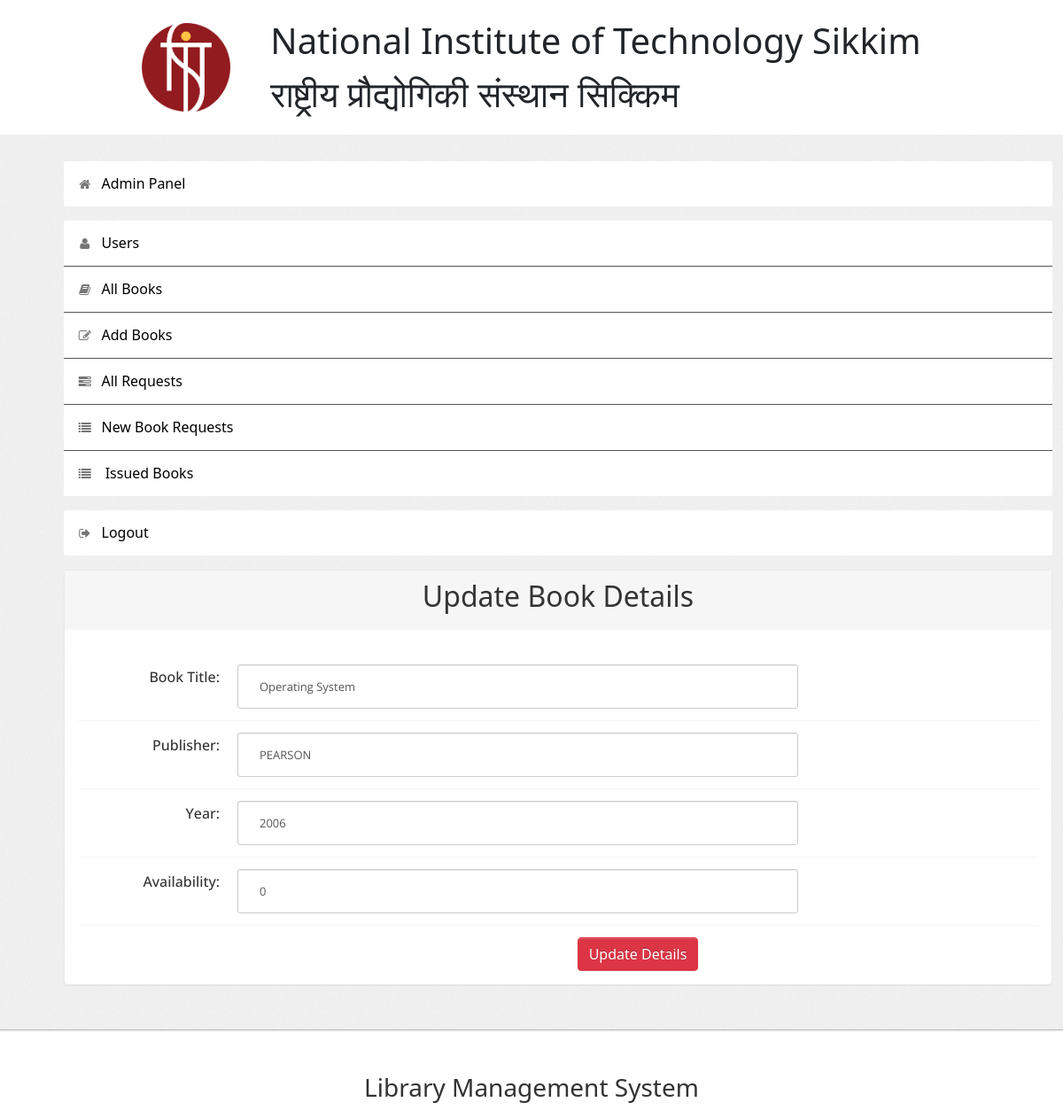
Screenshot of /admin/edit_book_details.php?id=1 (signed in) with the database file from the repository.
### tables this page shows
CREATE TABLE `book` (
  `BookId` int(10) NOT NULL,
  `Title` varchar(50) DEFAULT NULL,
  `Authors` varchar(200) NOT NULL,
  `Publisher` varchar(100) DEFAULT NULL,
  `Year` varchar(50) DEFAULT NULL,
  `Availability` int(5) DEFAULT NULL
);

### admin/edit_book_details.php (the view, shortened to what this page needs)
<?php
require('dbconn.php');
?>
<?php
if ($_SESSION['RollNo']) {
    ?>
<!DOCTYPE html>
<html lang="en">
    <head>
        <link type="text/css" href="bootstrap/css/bootstrap.min.css" rel="stylesheet">
        <link type="text/css" href="bootstrap/css/bootstrap-responsive.min.css" rel="stylesheet">
        <link type="text/css" href="css/theme.css" rel="stylesheet">
        <link type="text/css" href="images/icons/css/font-awesome.css" rel="stylesheet">
            <link href="https://cdn.jsdelivr.net/npm/bootstrap@5.0.2/dist/css/bootstrap.min.css" rel="stylesheet">
    </head>
    <body>
    <?php
include('../clg-nav.php') ;
?>
        <div class="wrapper">
            <div class="container">
                <div class="row">
                    <div class="span3">
                    <div class="sidebar">
                        <ul class="widget widget-menu unstyled" style="margin-left:0; padding-left:0;">
                        <li class="active"><a href="index.php"><i class="menu-icon icon-home"></i>Admin Panel
                                </a></li>
                            </ul>
                            <ul class="widget widget-menu unstyled" style="margin-left:0; padding-left:0;">
                                <li><a href="student.php"><i class="menu-icon icon-user"></i>Users </a>
                                </li>
                                <li><a href="book.php"><i class="menu-icon icon-book"></i>All Books </a></li>
                                <li><a href="addbook.php"><i class="menu-icon icon-edit"></i>Add Books </a></li>
                                <li><a href="requests.php"><i class="menu-icon icon-tasks"></i>All Requests </a></li>
                                <li><a href="recommendations.php"><i class="menu-icon icon-list"></i>New Book Requests </a></li>
                                <li><a href="current.php"><i class="menu-icon icon-list"></i> Issued Books </a></li>
                            </ul>
                            <ul class="widget widget-menu unstyled" style="margin-left:0; padding-left:0;">
                                <li><a href="logout.php"><i class="menu-icon icon-signout"></i>Logout </a></li>
                            </ul>
                        </div>
                    </div>
                    <div class="span9">
                        <div class="module">
                            <div class="module-head">
                                <h2 style="text-align: center;">Update Book Details</h2>
                            </div>
                            <div class="module-body">
                                <?php
                                    $bookid = $_GET['id'];
                                    $sql = "select * from LMS.book where Bookid='$bookid'";
                                    $result=$conn->query($sql);
                                    $row=$result->fetch_assoc();
                                    $name=$row['Title'];
                                    $publisher=$row['Publisher'];
                                    $year=$row['Year'];
                                    $avail=$row['Availability'];
                                ?>
                                    <br >
                                    <form class="form-horizontal row-fluid" action="edit_book_details.php?id=<?php echo $bookid ?>" method="post">
                                        <div class="control-group">
                                            <b>
                                            <label class="control-label" for="Title"><h6>Book Title:</h6></label></b>
                                            <div class="controls">
                                                <input type="text" id="Title" name="Title" value= "<?php echo $name?>" class="span8 p-4" style="width: 70%" required>
                                            </div>
                                        </div>
                                        <div class="control-group">
                                            <b>
                                            <label class="control-label" for="Publisher"><h6>Publisher:</h6></label></b>
                                            <div class="controls">
                                                <input type="text" id="Publisher" name="Publisher" value= "<?php echo $publisher?>" class="span8 p-4"  style="width: 70%" required>
                                            </div>
                                        </div>
                                        <div class="control-group">
                                            <b>
                                            <label class="control-label" for="Year"><h6>Year:</h6></label></b>
                                            <div class="controls">
                                                <input type="text" id="Year" name="Year" value= "<?php echo $year?>" class="span8 p-4" style="width:70%" required>
                                            </div>
                                        </div>
                                        <div class="control-group">
                                            <b>
                                            <label class="control-label" for="Availability"><h6>Availability:</h6></label></b>
                                            <div class="controls">
                                                <input type="text" id="Availability" name="Availability" value= "<?php echo $avail?>" class="span8 p-4" style="width: 70%" required>
                                            </div>
                                        </div>
                                        <div class="control-group">
                                            <div class="controls d-flex justify-content-around ml-0">
                                                <button type="submit" name="submit"class="btn btn-danger">Update Details</button>
                                            </div>
                                        </div>
                                    </form>
                                    </div>
                                    </div>
                    </div>
                </div>
            </div>
        </div>
        <?php include('../clg-footer.php') ?>
    </body>
</html>
<?php }
else {
    echo "<script type='text/javascript'>alert('Access Denied!!!')</script>";
} ?>

### admin/css/theme.css (style rules this page uses)
body { font-size: 13px; font-family: 'Open Sans', Arial, sans-serif; background: #fff; color: #777 }
h1, h2, h3, h4, h5, h6 { color: #333; margin-top: 0 }
h2 { font-size: 24px }
h6 { font-size: 11px }
strong, b { color: #555 }
.wrapper { background: url(../images/bg.png) #eee; border-bottom: 1px solid #bbb; -webkit-box-shadow: 0 1px 2px rgba(0,0,0,0.1); -moz-box-shadow: 0 1px 2px rgba(0,0,0,0.1); box-shadow: 0 1px 2px rgba(0,0,0,0.1); padding: 30px 0 }
form { margin: 0 }
select, textarea, input[type="text"], input[type="password"], input[type="datetime"], input[type="datetime-local"], input[type="date"], input[type="month"], input[type="time"], input[type="week"], input[type="number"], input[type="email"], input[type="url"], input[type="search"], input[type="tel"], input[type="color"], .uneditable-input, label, input, button, select, textarea { -webkit-border-radius: 3px; -moz-border-radius: 3px; border-radius: 3px; font-size: 13px; font-family: 'Open Sans', Tahoma, Arial, sans-serif }
body [class^="icon-"], body [class*=" icon-"] { font-size: 14px; line-height: 20px; height: 20px }
.module { background: #fff; -webkit-border-radius: 3px; -moz-border-radius: 3px; border-radius: 3px; border: 1px solid #ccc; border-bottom-color: #bbb; -webkit-box-shadow: 0 0 1px rgba(0,0,0,0.2); -moz-box-shadow: 0 0 1px rgba(0,0,0,0.2); box-shadow: 0 0 1px rgba(0,0,0,0.2); margin-bottom: 30px }
.form-horizontal .control-group, .form-vertical .control-group { margin-bottom: 0 }
.form-horizontal .control-group+.control-group, .form-vertical .control-group+.control-group { margin-top: 13px; padding-top: 13px; border-top: 1px solid #f5f5f5 }
.btn, .btn-box { -webkit-border-radius: 3px; -moz-border-radius: 3px; border-radius: 3px }
.btn { font-size: 13px; font-weight: 600 }
.btn { display: inline-block; margin-bottom: 0; font-weight: 400; text-align: center; vertical-align: middle; cursor: pointer; background-image: none; border: 1px solid transparent; white-space: nowrap; padding: 4px 10px; font-size: 13px; line-height: 1.42857; border-radius: 4px; -webkit-user-select: none; -moz-user-select: none; -ms-user-select: none; user-select: none }
.btn-danger { color: #fff; background-color: #e9422e; border-color: #e52e18 }
.widget-menu { background: #fff; -webkit-border-radius: 3px; -moz-border-radius: 3px; border-radius: 3px; overflow: hidden }
.widget-menu a { color: #555; display: block; line-height: 20px; padding: 15px; text-decoration: none!important }
.widget-menu .menu-icon { margin-right: 10px; color: #767676; -webkit-transition: all .2s ease-in-out; -moz-transition: all .2s ease-in-out; transition: all .2s ease-in-out; }
.widget-menu>li+li { border-top: 1px solid #555 }
.widget-menu>li>a { color: #000000; -webkit-transition: all .2s ease-in-out; -moz-transition: all .2s ease-in-out; transition: all .2s ease-in-out; }
.module { box-shadow: 0 0 3px rgba(0,0,0,.1); border-color: #e9e9e9; margin-bottom: 20px; background-color: #fff; border-radius: 4px; -webkit-box-shadow: 0 1px 1px rgba(0,0,0,.05); box-shadow: 0 1px 1px rgba(0,0,0,.05); }
.module-head { color: #767676; background-color: #f6f6f6; border-color: #e9e9e9; padding: 10px 15px; border-bottom: 1px solid transparent; border-top-right-radius: 3px; border-top-left-radius: 3px; }
.module-body { padding: 15px }

### rows the page displays
book: Title "Operating System", Publisher "PEARSON", Year "2006", Availability "0"
